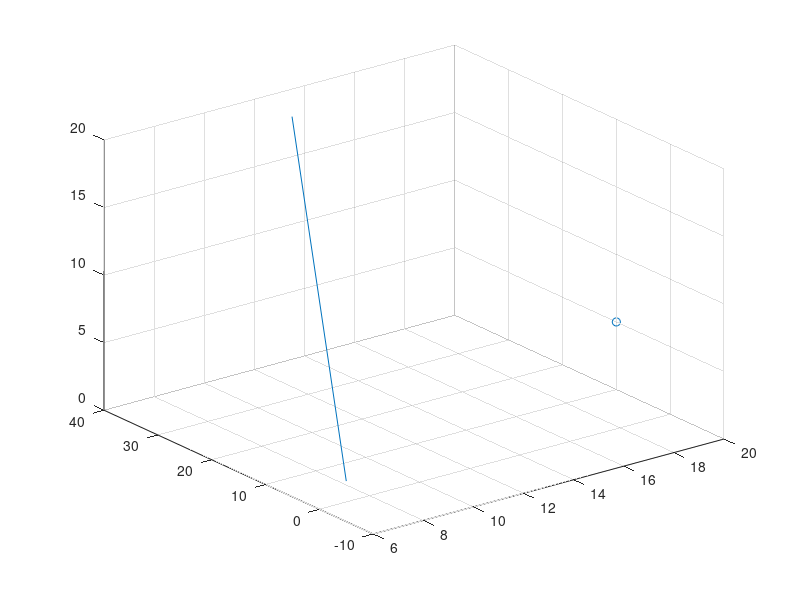
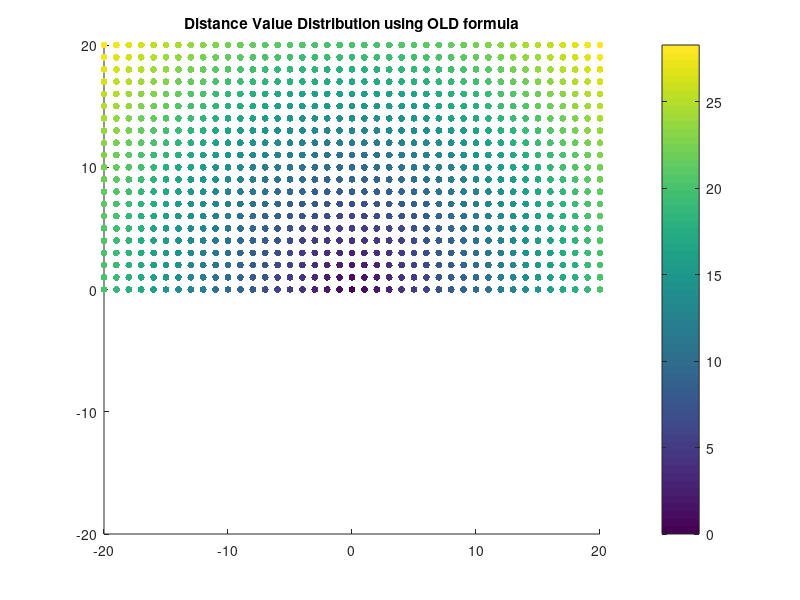
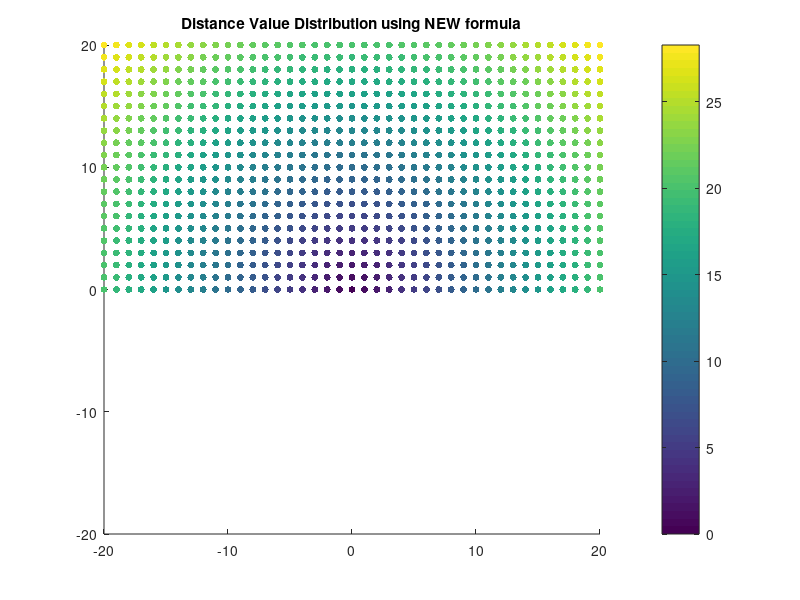
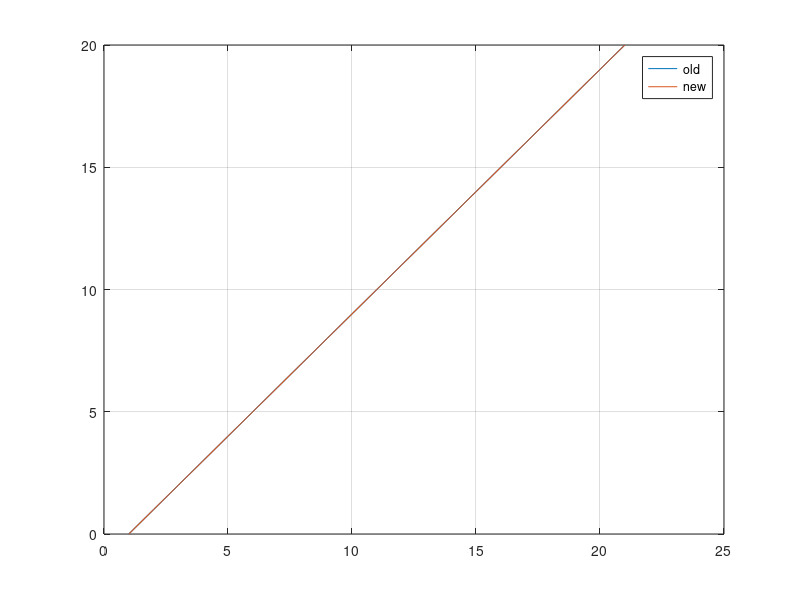

Recreate these plots in MATLAB, in order.
%% 3D single use
p = [12,33,20];
q = [6,-5,3];

s = [20,10,5];

figure;
scatter3(s(1),s(2),s(3))
hold on
plot3([p(1),q(1)],[p(2),q(2)],[p(3),q(3)])


top = dot(s-q,p-q);%previously top = dot(s-p,p-q);
bot = dot(p-q,p-q);
dist = norm((top/bot)*(p-q)+(q-s));
distWolfram = norm(cross((p-q),(q-s)))/norm(p-q);


%% 2D Variant plot many
p = [0,0,-25];
q = [0,0,25];

dist = @(sPoint) norm((dot(sPoint-q,p-q)/dot(p-q,p-q))*(p-q)+(q-sPoint));
distWolfram = @(sPoint) norm(cross((p-q),(q-sPoint)))/norm(p-q);

sDist = [];
sDistWolf = [];
count = 1;
for i = -20:20
    for j = 0:20
        for k = -20:20
            sDist(count,:) = [i,j,k,dist([i,j,k])];
            sDistWolf(count,:) = [i,j,k,distWolfram([i,j,k])];
            count = count + 1;
        end
    end
end

%% Plot stuff
close all;
pointSize = 25;
figure;
hold on
plot3([p(1),q(1)],[p(2),q(2)],[p(3),q(3)],'r','LineWidth',5)
title('Distance Value Distribution using OLD formula')
scatter3(sDist(:,1),sDist(:,2),sDist(:,3),pointSize,sDist(:,4),'filled')
colorbar
xlim([-20,20])
ylim([-20,20])
zlim([-20,20])

figure;
hold on
plot3([p(1),q(1)],[p(2),q(2)],[p(3),q(3)],'r','LineWidth',5)
title('Distance Value Distribution using NEW formula')
scatter3(sDistWolf(:,1),sDistWolf(:,2),sDistWolf(:,3),pointSize,sDistWolf(:,4),'filled')
colorbar
xlim([-20,20])
ylim([-20,20])
zlim([-20,20])

%% Plot a 1D slice
close all;
for x = 0:20.12345
    d_old(x+1,:) = dist([x,0,0]);
    d_new(x+1,:) = distWolfram([x,0,0]);
end
figure;
plot(d_old-d_old(1));
hold on
plot(d_new);
legend('old','new')
grid on;

